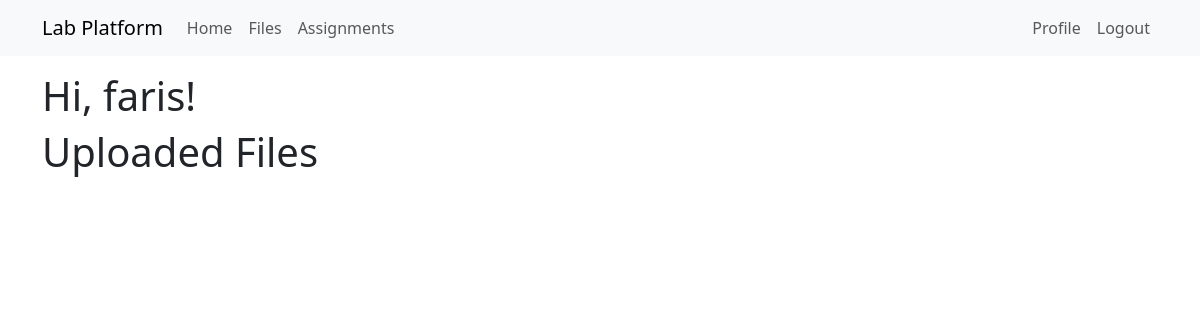
The app's page /board (signed in), older data.
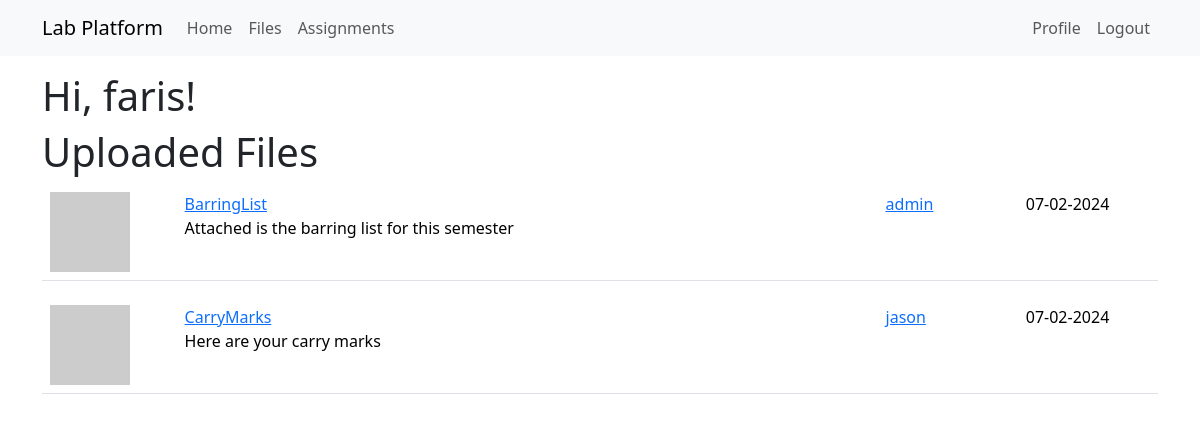
The same page, newer data.
### app/models.py (models this page shows, shortened)
class File(db.Model):
    id: so.Mapped[int] = so.mapped_column(primary_key=True)
    filename: so.Mapped[str] = so.mapped_column(sa.String(140))
    timestamp: so.Mapped[datetime] = so.mapped_column(
        index=True, default=lambda: datetime.now(timezone.utc))
    user_id: so.Mapped[int] = so.mapped_column(sa.ForeignKey(User.id),
                                               index=True)
    path: so.Mapped[str] = so.mapped_column(sa.String(140))
    uploader: so.Mapped[User] = so.relationship(back_populates='files')
    description: so.Mapped[str] = so.mapped_column(sa.String(140), index=False, unique=False, nullable=True)
    title: so.Mapped[str] = so.mapped_column(sa.String(140), index=False, unique=False, nullable=True, default='Untitled')
    submissions: so.Mapped['Submission'] = so.relationship(back_populates='file')

class User(UserMixin, db.Model):
    id: so.Mapped[int] = so.mapped_column(primary_key=True)
    username: so.Mapped[str] = so.mapped_column(sa.String(64), index=True,
                                                unique=True)
    email: so.Mapped[str] = so.mapped_column(sa.String(120), index=True,
                                             unique=True)
    password_hash: so.Mapped[Optional[str]] = so.mapped_column(sa.String(256))
    posts: so.WriteOnlyMapped['Post'] = so.relationship(
        back_populates='author')
    files: so.WriteOnlyMapped['File'] = so.relationship(
        back_populates='uploader')
    role: so.Mapped[int] = so.mapped_column(sa.Integer, default=-1, index=True, unique=False)
    assignments: so.WriteOnlyMapped['Assignment'] = so.relationship(
        back_populates='asmtauthor')
    submissions: so.WriteOnlyMapped['Submission'] = so.relationship(
        back_populates='submitter')
    def avatar(self, size):
        digest = md5(self.email.lower().encode('utf-8')).hexdigest()
        return f'https://www.gravatar.com/avatar/{digest}?d=identicon&s={size}'
    def is_admin(self):
        return self.role == 0
    def is_lecturer(self):
        return self.role == 1

### app/routes.py (the view)
@app.route('/board', methods=['GET', 'POST'])
@login_required
def board():
    form = UploadButton()
    if form.validate_on_submit():
        return redirect(url_for('upload'))
    return render_template('board.html',title='Files', files=db.session.scalars(sa.select(File).where(File.submissions == None).order_by(sa.desc(File.timestamp))).all(), form=form)

### app/models.py (called while the page is built)
@login.user_loader
def load_user(id):
    return db.session.get(User, int(id))

### app/templates/board.html (shortened to what this page needs)
{% extends "base.html" %}
{% import 'bootstrap_wtf.html' as wtf %}
{% block content %}
<h1>Hi, {{ current_user.username }}!</h1>
<h1>Uploaded Files</h1>
{% for file in files %}
{% include '_files.html' %}
{% endfor %}
{% endblock %}

### app/templates/_files.html
<table class="table table-hover">
    <tr>
        <td width="70px">
            <a href="{{ url_for('user', username=file.uploader.username) }}">
                <img src="{{ file.uploader.avatar(70) }}" />
            </a>
        </td>
        <td width="500px">
            <p>
                <a href="{{ url_for('details', fileid = file.id) }}">
                    {{ file.title }}
                </a>
                <br> {% if file.description %}
                {{ file.description }}
                {% endif %}
            </p>
        </td>
        <td width="100px">
            <a href="{{ url_for('user', username=file.uploader.username) }}">
                {{ file.uploader.username }}
            </a>
        </td>
        <td width="100px">
            <p>
                {{ file.timestamp.strftime('%d-%m-%Y') }}
            </p>
    </tr>
</table>

Row changes from the older to the newer data that the page shows:
added File: title "BarringList", description "Attached is the barring list for this semester", uploader.username "admin", timestamp "07-02-2024"
added File: title "CarryMarks", description "Here are your carry marks", uploader.username "jason", timestamp "07-02-2024"
